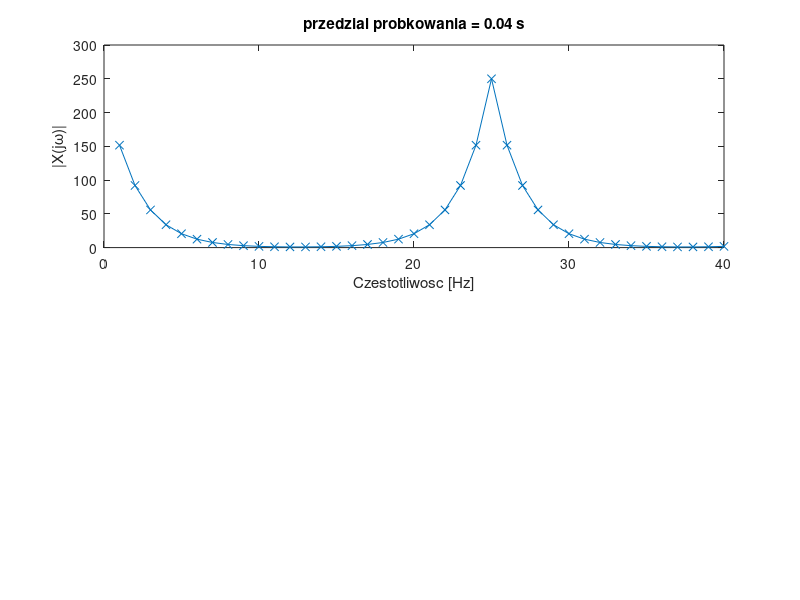

The MATLAB source for this figure:
clear all
close all

T = [0.04 0.07];
N=64;
n = -N/2:(N/2-1);
m(1,:) = n/T(1);
m(2,:) = n/T(2);
f= 1:1:40;
%m = [0:M];
%m = 0:M
F = 40;
X = zeros(2,length(f));

for i=1:length(f)
    X(1,i)=1/T(1) * sum(10*exp((-abs(f(i) - m(1,:)))/2));
    X(2,i)=1/T(2) * sum(10*exp((-abs(f(i) - m(2,:)))/2)); 
end
%X(:,1) = X(:,1) + 10*exp(-1*abs(f-m/T(2))/2);
subplot(2,1,1)
plot(f,abs(X(1,:)),'-x'); 
title('przedzial probkowania = 0.04 s'); 
xlabel('Czestotliwosc [Hz]'); 
ylabel(['|X(j\omega)|']) 
% subplot(2,1,2)
% plot(X(:,2))